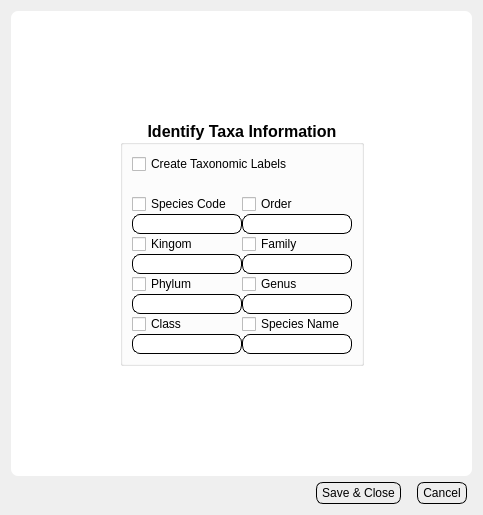
<?xml version="1.0" encoding="UTF-8"?>
<ui version="4.0">
 <class>Dialog</class>
 <widget class="QDialog" name="Dialog">
  <property name="geometry">
   <rect>
    <x>0</x>
    <y>0</y>
    <width>483</width>
    <height>515</height>
   </rect>
  </property>
  <property name="windowTitle">
   <string>Taxonomic Information</string>
  </property>
  <property name="styleSheet">
   <string notr="true">.QLabel{
	background: None;
	padding: 0px;
	margin: 0px;
}
.QComboBox {
    border: 1px solid gray;
    border-radius: 7px;
    padding: 2px;
	padding-left: 15px;
	background: #EEEEEE;
}
.QFrame, .QWidget{
	border-radius: 7;
	background: white;
}	



.QLineEdit{
	padding: 1px;
	border-style: solid;
	border: 1px solid black;
	border-radius: 8px;
	margin: 0px;
}

.QPushButton {
	color: black;
	background: #EEEEEE;
	border-width: 1px;
	border-color: black;
	border-style: solid;
	border-radius: 7;
	margin-top: 0px;
	maring-bottom: 0px;
	margin-left: 5px;
	margin-right:5px;	
	padding-left: 5px;
	padding-right: 5px;
	padding-top: 3px;
	padding-bottom: 3px;
}


</string>
  </property>
  <layout class="QVBoxLayout" name="verticalLayout_4">
   <item>
    <layout class="QVBoxLayout" name="verticalLayout_3">
     <item>
      <widget class="QFrame" name="frame">
       <property name="sizePolicy">
        <sizepolicy hsizetype="Expanding" vsizetype="Expanding">
         <horstretch>0</horstretch>
         <verstretch>0</verstretch>
        </sizepolicy>
       </property>
       <property name="frameShape">
        <enum>QFrame::StyledPanel</enum>
       </property>
       <property name="frameShadow">
        <enum>QFrame::Raised</enum>
       </property>
       <layout class="QVBoxLayout" name="verticalLayout_2">
        <item>
         <spacer name="verticalSpacer">
          <property name="orientation">
           <enum>Qt::Vertical</enum>
          </property>
          <property name="sizeHint" stdset="0">
           <size>
            <width>378</width>
            <height>5</height>
           </size>
          </property>
         </spacer>
        </item>
        <item>
         <layout class="QHBoxLayout" name="horizontalLayout">
          <item>
           <spacer name="horizontalSpacer">
            <property name="orientation">
             <enum>Qt::Horizontal</enum>
            </property>
            <property name="sizeHint" stdset="0">
             <size>
              <width>13</width>
              <height>335</height>
             </size>
            </property>
           </spacer>
          </item>
          <item>
           <widget class="QGroupBox" name="groupBox">
            <property name="sizePolicy">
             <sizepolicy hsizetype="Fixed" vsizetype="Fixed">
              <horstretch>0</horstretch>
              <verstretch>0</verstretch>
             </sizepolicy>
            </property>
            <property name="font">
             <font>
              <pointsize>12</pointsize>
              <weight>75</weight>
              <bold>true</bold>
             </font>
            </property>
            <property name="title">
             <string>Identify Taxa Information</string>
            </property>
            <property name="alignment">
             <set>Qt::AlignCenter</set>
            </property>
            <layout class="QVBoxLayout" name="verticalLayout">
             <item>
              <layout class="QFormLayout" name="formLayout_9">
               <property name="verticalSpacing">
                <number>20</number>
               </property>
               <item row="0" column="0">
                <widget class="QCheckBox" name="ckCreateTaxa">
                 <property name="text">
                  <string>Create Taxonomic Labels</string>
                 </property>
                </widget>
               </item>
               <item row="1" column="0">
                <layout class="QGridLayout" name="gridLayout">
                 <property name="sizeConstraint">
                  <enum>QLayout::SetNoConstraint</enum>
                 </property>
                 <item row="0" column="0">
                  <layout class="QFormLayout" name="formLayout">
                   <item row="0" column="0">
                    <widget class="QCheckBox" name="ckSppCode">
                     <property name="text">
                      <string>Species Code</string>
                     </property>
                    </widget>
                   </item>
                   <item row="1" column="0" colspan="2">
                    <widget class="QLineEdit" name="lnedSppCode">
                     <property name="sizePolicy">
                      <sizepolicy hsizetype="Fixed" vsizetype="Fixed">
                       <horstretch>0</horstretch>
                       <verstretch>0</verstretch>
                      </sizepolicy>
                     </property>
                    </widget>
                   </item>
                  </layout>
                 </item>
                 <item row="0" column="1">
                  <layout class="QFormLayout" name="formLayout_5">
                   <item row="0" column="0">
                    <widget class="QCheckBox" name="ckOrder">
                     <property name="text">
                      <string>Order</string>
                     </property>
                    </widget>
                   </item>
                   <item row="1" column="0" colspan="2">
                    <widget class="QLineEdit" name="lnedOrder">
                     <property name="sizePolicy">
                      <sizepolicy hsizetype="Fixed" vsizetype="Fixed">
                       <horstretch>0</horstretch>
                       <verstretch>0</verstretch>
                      </sizepolicy>
                     </property>
                    </widget>
                   </item>
                  </layout>
                 </item>
                 <item row="1" column="0">
                  <layout class="QFormLayout" name="formLayout_2">
                   <item row="0" column="0">
                    <widget class="QCheckBox" name="ckKingdom">
                     <property name="text">
                      <string>Kingom</string>
                     </property>
                    </widget>
                   </item>
                   <item row="1" column="0" colspan="2">
                    <widget class="QLineEdit" name="lnedKingdom">
                     <property name="sizePolicy">
                      <sizepolicy hsizetype="Fixed" vsizetype="Fixed">
                       <horstretch>0</horstretch>
                       <verstretch>0</verstretch>
                      </sizepolicy>
                     </property>
                    </widget>
                   </item>
                  </layout>
                 </item>
                 <item row="1" column="1">
                  <layout class="QFormLayout" name="formLayout_6">
                   <item row="0" column="0">
                    <widget class="QCheckBox" name="ckFamily">
                     <property name="text">
                      <string>Family</string>
                     </property>
                    </widget>
                   </item>
                   <item row="1" column="0" colspan="2">
                    <widget class="QLineEdit" name="lnedFamily">
                     <property name="sizePolicy">
                      <sizepolicy hsizetype="Fixed" vsizetype="Fixed">
                       <horstretch>0</horstretch>
                       <verstretch>0</verstretch>
                      </sizepolicy>
                     </property>
                    </widget>
                   </item>
                  </layout>
                 </item>
                 <item row="2" column="0">
                  <layout class="QFormLayout" name="formLayout_3">
                   <item row="0" column="0">
                    <widget class="QCheckBox" name="ckPhylum">
                     <property name="text">
                      <string>Phylum</string>
                     </property>
                    </widget>
                   </item>
                   <item row="1" column="0" colspan="2">
                    <widget class="QLineEdit" name="lnedPhylum">
                     <property name="sizePolicy">
                      <sizepolicy hsizetype="Fixed" vsizetype="Fixed">
                       <horstretch>0</horstretch>
                       <verstretch>0</verstretch>
                      </sizepolicy>
                     </property>
                    </widget>
                   </item>
                  </layout>
                 </item>
                 <item row="2" column="1">
                  <layout class="QFormLayout" name="formLayout_7">
                   <item row="0" column="0">
                    <widget class="QCheckBox" name="ckGenus">
                     <property name="text">
                      <string>Genus</string>
                     </property>
                    </widget>
                   </item>
                   <item row="1" column="0" colspan="2">
                    <widget class="QLineEdit" name="lnedGenus">
                     <property name="sizePolicy">
                      <sizepolicy hsizetype="Fixed" vsizetype="Fixed">
                       <horstretch>0</horstretch>
                       <verstretch>0</verstretch>
                      </sizepolicy>
                     </property>
                    </widget>
                   </item>
                  </layout>
                 </item>
                 <item row="3" column="0">
                  <layout class="QFormLayout" name="formLayout_4">
                   <property name="fieldGrowthPolicy">
                    <enum>QFormLayout::AllNonFixedFieldsGrow</enum>
                   </property>
                   <item row="0" column="0">
                    <widget class="QCheckBox" name="ckClass">
                     <property name="layoutDirection">
                      <enum>Qt::LeftToRight</enum>
                     </property>
                     <property name="text">
                      <string>Class</string>
                     </property>
                    </widget>
                   </item>
                   <item row="1" column="0" colspan="2">
                    <widget class="QLineEdit" name="lnedClass">
                     <property name="sizePolicy">
                      <sizepolicy hsizetype="Fixed" vsizetype="Fixed">
                       <horstretch>0</horstretch>
                       <verstretch>0</verstretch>
                      </sizepolicy>
                     </property>
                    </widget>
                   </item>
                  </layout>
                 </item>
                 <item row="3" column="1">
                  <layout class="QFormLayout" name="formLayout_8">
                   <property name="fieldGrowthPolicy">
                    <enum>QFormLayout::AllNonFixedFieldsGrow</enum>
                   </property>
                   <item row="0" column="0">
                    <widget class="QCheckBox" name="ckSpp">
                     <property name="text">
                      <string>Species Name</string>
                     </property>
                    </widget>
                   </item>
                   <item row="1" column="0" colspan="2">
                    <widget class="QLineEdit" name="lnedSpp">
                     <property name="sizePolicy">
                      <sizepolicy hsizetype="Fixed" vsizetype="Fixed">
                       <horstretch>0</horstretch>
                       <verstretch>0</verstretch>
                      </sizepolicy>
                     </property>
                    </widget>
                   </item>
                  </layout>
                 </item>
                </layout>
               </item>
              </layout>
             </item>
            </layout>
           </widget>
          </item>
          <item>
           <spacer name="horizontalSpacer_2">
            <property name="orientation">
             <enum>Qt::Horizontal</enum>
            </property>
            <property name="sizeHint" stdset="0">
             <size>
              <width>13</width>
              <height>335</height>
             </size>
            </property>
           </spacer>
          </item>
         </layout>
        </item>
        <item>
         <spacer name="verticalSpacer_2">
          <property name="orientation">
           <enum>Qt::Vertical</enum>
          </property>
          <property name="sizeHint" stdset="0">
           <size>
            <width>13</width>
            <height>5</height>
           </size>
          </property>
         </spacer>
        </item>
       </layout>
      </widget>
     </item>
     <item>
      <layout class="QHBoxLayout" name="horizontalLayout_3">
       <item>
        <spacer name="horizontalSpacer_3">
         <property name="orientation">
          <enum>Qt::Horizontal</enum>
         </property>
         <property name="sizeHint" stdset="0">
          <size>
           <width>40</width>
           <height>20</height>
          </size>
         </property>
        </spacer>
       </item>
       <item>
        <widget class="QPushButton" name="btnSaveClose">
         <property name="text">
          <string>Save &amp;&amp; Close</string>
         </property>
        </widget>
       </item>
       <item>
        <widget class="QPushButton" name="btnCancel">
         <property name="text">
          <string>Cancel</string>
         </property>
        </widget>
       </item>
      </layout>
     </item>
    </layout>
   </item>
  </layout>
 </widget>
 <resources/>
 <connections/>
</ui>
